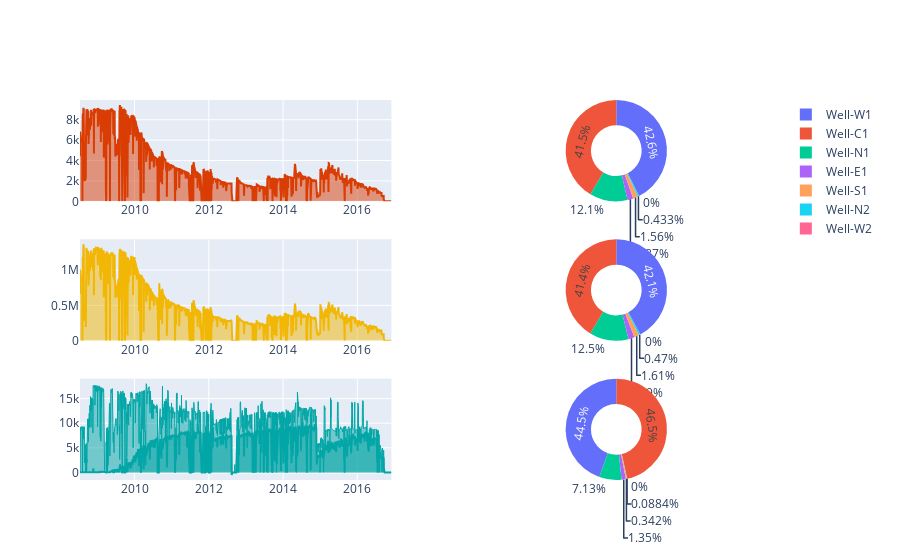

Notebook cell for this chart:
### Code cell
import plotly.graph_objects as go
from plotly.subplots import make_subplots

import pandas as pd

series_data = DataSource(data)
df_data = series_data.to_dataframe

filter_series = series_data.filter(early_date, later_date)
filter_df = filter_series.to_dataframe

pt_cum_oil_well = filter_series.create_pivot_table_well(ProductionDataSchema.BORE_OIL_VOL)
pt_cum_oil_date = filter_series.create_pivot_table_date(ProductionDataSchema.BORE_OIL_VOL)

pt_cum_gas_well   = filter_series.create_pivot_table_well(ProductionDataSchema.BORE_GAS_VOL)
pt_cum_gas_date   = filter_series.create_pivot_table_date(ProductionDataSchema.BORE_GAS_VOL)

pt_cum_water_well = filter_series.create_pivot_table_well(ProductionDataSchema.BORE_WAT_VOL, ProductionDataSchema.BORE_WI_VOL)
pt_cum_water_date = filter_series.create_pivot_table_date(ProductionDataSchema.BORE_WAT_VOL, ProductionDataSchema.BORE_WI_VOL)

# Initialize figure with subplots
figure = make_subplots(
            rows=3, cols=2,
            # column_widths=[0.5, 0.5],
            # row_heights=[0.5, 0.5],
            specs=[
                [{"type": "scatter"}, {"type": "pie"}],
                [{"type": "scatter"}, {"type": "pie"}],
                [{"type": "scatter"}, {"type": "pie"}],
            ]
        )
# Oil line chart and pie
# Add Line
figure.add_trace(
    go.Scatter(
        name="Cum Oil (m3) by Time",
        x=pt_cum_oil_date["DATEPRD"],
        y=pt_cum_oil_date["BORE_OIL_VOL"],
        mode='lines',
        fill='tozeroy',  # Set fill to 'tozeroy' for area below the line
        line={'color': '#d93d04'},
        showlegend=False
        ),
        row=1, col=1
    )

# Add Pie
figure.add_trace(
    go.Pie(
        name="Cum Oil (m3) by Well",
        labels=pt_cum_oil_well["WELL_BORE_CODE"].to_list(),
        values=pt_cum_oil_well["BORE_OIL_VOL"].to_list(),
        hole=0.5
        ),
        row=1, col=2,
    )

# pt_cum_gas_well   
# pt_cum_gas_date   

# Gas line chart and pie
# Add Line
figure.add_trace(
    go.Scatter(
        name="Cum Gas (m3) by Time",
        x=pt_cum_gas_date["DATEPRD"],
        y=pt_cum_gas_date["BORE_GAS_VOL"],
        mode='lines',
        fill='tozeroy',  # Set fill to 'tozeroy' for area below the line
        line={'color': '#f2b705'},
        showlegend=False
        ),
        row=2, col=1
    )

# Add Pie
figure.add_trace(
    go.Pie(
        name="Cum Gas (m3) by Well",
        labels=pt_cum_gas_well["WELL_BORE_CODE"].to_list(),
        values=pt_cum_gas_well["BORE_GAS_VOL"].to_list(),
        hole=0.5
        ),
        row=2, col=2,
    )

# pt_cum_water_well 
# pt_cum_water_date 

# Water line chart and pie
# Add Line
figure.add_trace(    
    go.Scatter(
        name="Cum Wtr (m3) by Time",
        x=pt_cum_water_date["DATEPRD"],
        y=pt_cum_water_date["BORE_WI_VOL"],
        mode='lines',
        fill='tozeroy',  # Set fill to 'tozeroy' for area below the line
        # fillpattern={'fillmode':'overlay', 'fgcolor':'#03a6a6', 'fgopacity':0.1},
        line={'color': '#03a6a6', 'width':1},
        opacity=0.1,
        showlegend=False,
        ),
        row=3, col=1
    )

figure.add_trace(
    go.Scatter(
        name="Cum Wtr (m3) by Time",
        x=pt_cum_water_date["DATEPRD"],
        y=pt_cum_water_date["BORE_WAT_VOL"],
        mode='lines',
        fill='tozeroy',  # Set fill to 'tozeroy' for area below the line
        line={'color': '#03a6a6'},
        showlegend=False
        ),
        row=3, col=1
    )

# Add Pie
figure.add_trace(
    go.Pie(
        name="Cum Wtr (m3) by Well",
        labels=pt_cum_water_well["WELL_BORE_CODE"].to_list(),
        values=pt_cum_water_well["BORE_WAT_VOL"].to_list(),
        hole=0.5
        ),
        row=3, col=2,
    )


# # Set theme, margin, and annotation in layout
# figure.update_layout(
#     template="plotly_dark",
#     margin=dict(r=10, t=25, b=40, l=60),
#     annotations=[
#         dict(
#             text="Source: NOAA",
#             showarrow=False,
#             xref="paper",
#             yref="paper",
#             x=0,
#             y=0)
#     ]
# )

figure.show()

### Figure 1 — Plotly figure (JSON) as saved in the notebook; plotly's stock layout.template omitted (floating-point values rounded to 4 significant figures; data arrays with more than 128 entries replaced by an {"elided": "..."} marker saying what was removed)
{"data": [{"fill": "tozeroy", "line": {"color": "#d93d04"}, "mode": "lines", "name": "Cum Oil (m3) by Time", "showlegend": false, "type": "scatter", "x": {"elided": "3010 str values"}, "xaxis": "x", "y": {"elided": "3010 float values"}, "yaxis": "y"}, {"domain": {"x": [0.55, 1], "y": [0.7333, 1]}, "hole": 0.5, "labels": ["Well-C1", "Well-E1", "Well-N1", "Well-N2", "Well-S1", "Well-W1", "Well-W2"], "name": "Cum Oil (m3) by Well", "type": "pie", "values": [3940000.0, 177700.0, 1148000.0, 41160.0, 148500.0, 4046000.0, 0]}, {"fill": "tozeroy", "line": {"color": "#f2b705"}, "mode": "lines", "name": "Cum Gas (m3) by Time", "showlegend": false, "type": "scatter", "x": {"elided": "3010 str values"}, "xaxis": "x2", "y": {"elided": "3010 float values"}, "yaxis": "y2"}, {"domain": {"x": [0.55, 1], "y": [0.3667, 0.6333]}, "hole": 0.5, "labels": ["Well-C1", "Well-E1", "Well-N1", "Well-N2", "Well-S1", "Well-W1", "Well-W2"], "name": "Cum Gas (m3) by Well", "type": "pie", "values": [577800000.0, 26440000.0, 174300000.0, 6562000.0, 22510000.0, 587600000.0, 0]}, {"fill": "tozeroy", "line": {"color": "#03a6a6", "width": 1}, "mode": "lines", "name": "Cum Wtr (m3) by Time", "opacity": 0.1, "showlegend": false, "type": "scatter", "x": {"elided": "3010 str values"}, "xaxis": "x3", "y": {"elided": "3010 float values"}, "yaxis": "y3"}, {"fill": "tozeroy", "line": {"color": "#03a6a6"}, "mode": "lines", "name": "Cum Wtr (m3) by Time", "showlegend": false, "type": "scatter", "x": {"elided": "3010 str values"}, "xaxis": "x3", "y": {"elided": "3010 float values"}, "yaxis": "y3"}, {"domain": {"x": [0.55, 1], "y": [0, 0.2667]}, "hole": 0.5, "labels": ["Well-C1", "Well-E1", "Well-N1", "Well-N2", "Well-S1", "Well-W1", "Well-W2"], "name": "Cum Wtr (m3) by Well", "type": "pie", "values": [7121000.0, 207300.0, 1091000.0, 13530.0, 52370.0, 6815000.0, 0]}], "layout": {"xaxis": {"anchor": "y", "domain": [0, 0.45]}, "xaxis2": {"anchor": "y2", "domain": [0, 0.45]}, "xaxis3": {"anchor": "y3", "domain": [0, 0.45]}, "yaxis": {"anchor": "x", "domain": [0.7333, 1]}, "yaxis2": {"anchor": "x2", "domain": [0.3667, 0.6333]}, "yaxis3": {"anchor": "x3", "domain": [0, 0.2667]}}}
